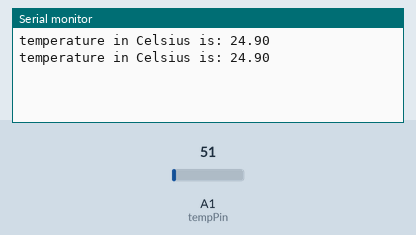
Recording of a sketch running on a simulated Arduino Uno, built with avr-gcc and run on an emulated ATmega328P. Shown: the last lines printed to the serial monitor. The test bench sets the inputs (shaded band); at power-on: A1 (tempPin) = 51.

Above: at 1.8 s.
1.9 s: A1 (tempPin) set to 61
At 2.7 s:
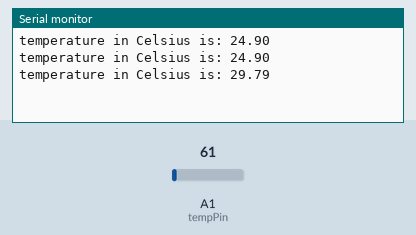
3.4 s: A1 (tempPin) set to 71
At 4.8 s:
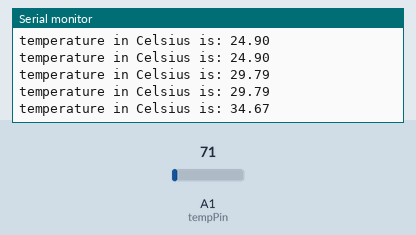
Timing chart, 0 to 6.4 s (numbered marks = the images above; inputs shaded):
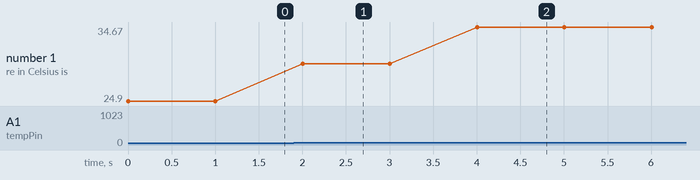

The sketch:

sketch_feb24a.ino
```cpp
int temValue;
int tempPin=1;
void setup()
{
  Serial.begin(9600);
}
void loop()
{
  temValue=analogRead(tempPin);
  float tempCelsius=(temValue*5.0/1024.0)*100.0;
  float TempFahrenheit=(tempCelsius*9)/5+32;
  Serial.print("temperature in Celsius is: ");
  Serial.println(tempCelsius);
  delay(1000);
}
```

Measured:
- after the input at 1.9 s, the serial monitor: prints a new line after 0.10 s (image 1)
- after the input at 3.4 s, the serial monitor: prints a new line after 0.60 s (image 2)
- plotted number 1: 24.9 → 29.79 after the input at 1.9 s, 29.79 → 34.67 after the input at 3.4 s
